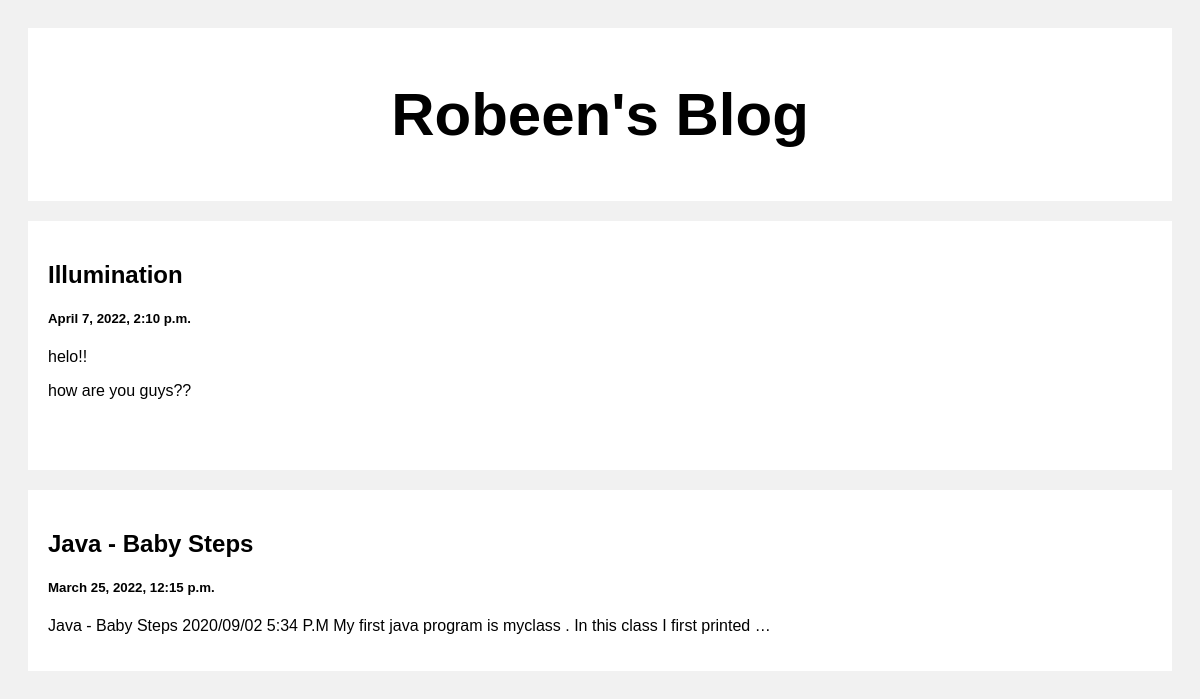
The page / on the database its author committed.
### myapp/models.py (models this page shows, shortened)
class post(models.Model):
    title= models.CharField(max_length=100)
    body= RichTextField(blank= True, null= True)
    created_at= models.DateTimeField(default= datetime.now, blank= True)

### myapp/views.py (the view)
# urls.py: path('', views.index, name= 'index'),
def index(request):
    posts= post.objects.all()
    return render(request, 'index.html', {'posts': posts})

### templates/index.html (shortened to what this page needs)
<!DOCTYPE html>
<html>
<head>
</head>
<body>
<div class="header">
  <h2>Robeen's Blog</h2>
</div>
<div class="row">
  <div class="leftcolumn">
    {% for post in posts reversed %}
    <div class="card">
      <a style= "text-decoration: none; color: black;" href="/posts/{{post.id}}">
        <h2>{{post.title}}</h2><p>{{Users.Username}}</p>
        <h5>{{post.created_at}}</h5>
        <p>{{post.body | truncatewords:20 | safe}}</p>
      </a>
    </div>
    {% endfor %}
  </div>
</div>
</body>
</html>

### templates/index.html (style rules this page uses)
* { box-sizing: border-box; }
body { font-family: Arial; padding: 20px; background: #f1f1f1; }
.header { padding: 2px; font-size: 40px; text-align: center; background: white; }
.leftcolumn { float: left; width: 100%; }
.card { background-color: white; padding: 20px; margin-top: 20px; }
.row:after { content: ""; display: table; clear: both; }

### rows shown on the page
post: title "Illumination", created_at "April 7, 2022, 2:10 p.m.", body "helo!! how are you guys??"
post: title "Java - Baby Steps", created_at "March 25, 2022, 12:15 p.m.", body "Java - Baby Steps 2020/09/02 5:34 P.M My first java program is myclass . In this class I first printed …"
